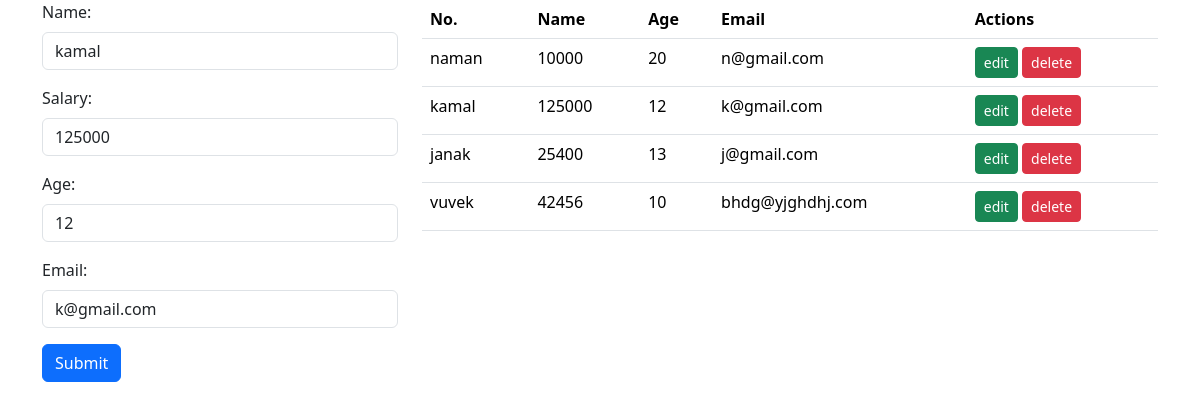
Screenshot of /updateemp/2/ with the database file from the repository.
### crudform/models.py (models this page shows, shortened)
class Employee(models.Model):
    name = models.CharField(max_length=200)
    salary = models.IntegerField()
    age = models.IntegerField()
    email = models.EmailField()

### crudform/views.py (the view)
# urls.py: path('updateemp/<int:id>/', updateemployeeView,name='updateemp'),
def updateemployeeView(request, id):
    emp = Employee.objects.get(id=id)
    all_employee = Employee.objects.all()
    form = EmployeeForm(instance=emp)
    if request.method == 'POST':
        form = EmployeeForm(request.POST, instance=emp)
        if form.is_valid():
            form.save()
            messages.info(request,'data Update sucessful')
            return redirect('/')
    context = {"form": form, "all_employee": all_employee}
    return render(request, 'index.html', context)

### crudform/form.py
class EmployeeForm(forms.ModelForm):
    class Meta:
        model = Employee
        fields = '__all__'
        widgets = {
            'name': forms.TextInput(attrs={'class': 'form-control', 'placeholder': 'Enter Name'}),
            'salary': forms.NumberInput(attrs={'class': 'form-control', 'placeholder': 'Enter Salary'}),
            'age': forms.NumberInput(attrs={'class': 'form-control', 'placeholder': 'Enter Age'}),
            'email': forms.EmailInput(attrs={'class': 'form-control', 'placeholder': 'Enter Email'}),
        }
        error_messages = {
            'name': {'required': 'name is reqired'},
            'salary': {'required': 'salary is reqired!'},
        }

### crudform/templates/index.html (shortened to what this page needs)
{% extends "base.html" %}
{% load static %}
{% block body %}
<div class="container">
  <div class="row">
    <div class="col-md-4">
      <form novalidate method="POST">
        {% for fm in form %}
        <div class="mb-3">
          <label class="form-label">{{fm.label_tag}}</label>
          {{fm}} <span class="text-danger"></span>
        </div>
        {% endfor %}
        <button type="submit" class="btn btn-primary">Submit</button>
      </form>
    </div>
    <div class="col-md-8">
      <table class="table">
        <thead>
          <tr>
            <th scope="col">No.</th>
            <th scope="col">Name</th>
            <th scope="col">Age</th>
            <th scope="col">Email</th>
            <th scope="col">Actions</th>
          </tr>
        </thead>
        <tbody>
          {% for i in all_employee %}
          <tr>
            <td>{{i.name}}</td>
            <td>{{i.salary}}</td>
            <td>{{i.age}}</td>
            <td>{{i.email}}</td>
            <td>
              <a href="{% url 'updateemp' i.id %}" class="btn btn-sm btn-success">edit</a>
              <a href="{% url 'deleteemp' i.id %}" class="btn btn-sm btn-danger">delete</a>
            </td>
          </tr>
          {% endfor %}
        </tbody>
      </table>
    </div>
  </div>
</div>
{% endblock body %}

### rows the page displays
Employee: form "kamal" "125000" "12" "k@gmail.com", name "kamal", salary "125000", age "12", email "k@gmail.com"
Employee: name "naman", salary "10000", age "20", email "n@gmail.com"
Employee: name "janak", salary "25400", age "13", email "j@gmail.com"
Employee: name "vuvek", salary "42456", age "10", email "bhdg@yjghdhj.com"

### other values shown
{{ fm.label_tag }} "Name:" "Salary:" "Age:" "Email:"
